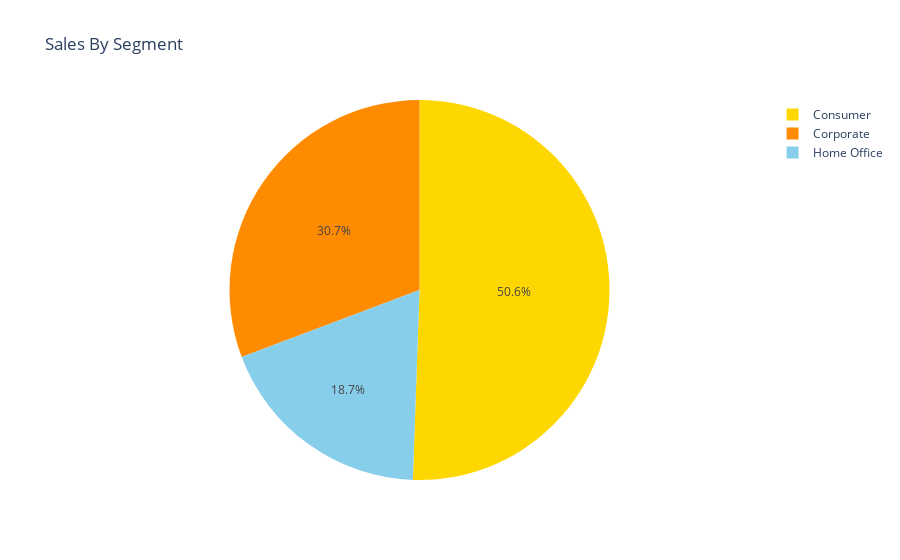

Here is the notebook cell this chart was saved with:
### Markdown cell above
#### 3.7.1 Sales By Segment

### Code cell
seg_sale = df.groupby('Segment')['Sales'].sum().reset_index()
px.pie(seg_sale, names ="Segment", values="Sales", title = "Sales By Segment",
      color_discrete_sequence=['gold', 'darkorange', 'skyblue', 'lightgreen'])

### Figure 1 — Plotly figure (JSON) as saved in the notebook; plotly's stock layout.template omitted (floating-point values rounded to 4 significant figures)
{"data": [{"domain": {"x": [0, 1], "y": [0, 1]}, "hovertemplate": "Segment=%{label}<br>Sales=%{value}<extra></extra>", "labels": ["Consumer", "Corporate", "Home Office"], "legendgroup": "", "name": "", "showlegend": true, "type": "pie", "values": [1161000.0, 706100.0, 429700.0]}], "layout": {"legend": {"tracegroupgap": 0}, "piecolorway": ["gold", "darkorange", "skyblue", "lightgreen"], "title": {"text": "Sales By Segment"}}}
